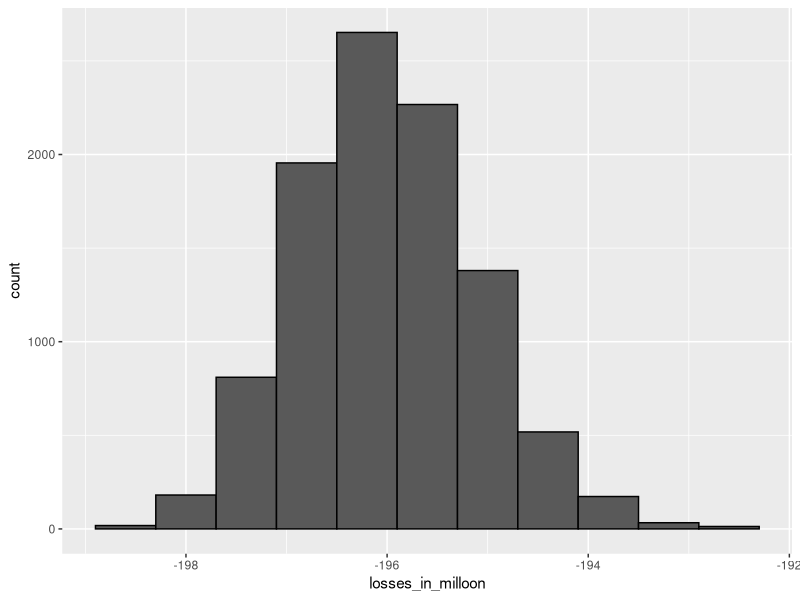

The R script that drew this image:
#Interest rate sampling model, Bank income with 0% Interest Rate
n <- 1000
loss_per_foreclosure <- -200000
p<-0.02

defaults <- sample(c(0,1),n,prob = c(p,1-p), replace = TRUE)
sum(defaults*loss_per_foreclosure)

#Bank income with 0% Interest Rate Monto Carlo simulation

B<- 10000

losses <- replicate(B, {
  defaults <- sample(c(0,1),n,prob = c(p,1-p), replace = TRUE)
  sum(defaults*loss_per_foreclosure)
  })
mean(losses)

#Plotting expected losses based on Monto Carlo Simulation
library(tidyverse)
data.frame(losses_in_milloon=losses/10^6)%>%
  ggplot(aes(losses_in_milloon))+
  geom_histogram(color="black", binwidth=0.6)


#Expected value and standard error of the sum of 1,000 loans
mu<- n*((p*loss_per_foreclosure)+((1-p)*0))
mu
#Standard error
sigma <- sqrt(n)*abs(loss_per_foreclosure)*sqrt(p*(1-p))
sigma

#Calculating interest rates for expected value of 0

x <- -loss_per_foreclosure*p/(1-p)
x

#On the Loan of 180,000 Interest rate will be

x/180000


#Calculating interest rate for 1% probability of losing money

l <- loss_per_foreclosure
z <- qnorm(0.01)

x <- -l *(((n*p)-z*sqrt(n*p*(1-p)))/((n*(1-p))+z*sqrt(n*p*(1-p))))
x/180000# interest rate

loss_per_foreclosure*p+(x*(1-p)) # expected value of the profit per loan

n*(loss_per_foreclosure*p+(x*(1-p))) # Total Expected Profit for 1000 Loans

#Monte Carlo simulation for 1% probability of losing money

B<-10000

profit <- replicate(B,{
  draws <- sample(c(x,loss_per_foreclosure),n,prob = c(1-p,p), replace = TRUE )
  sum(draws)
})
mean(profit) # Profit for 1000 Loans
mean(profit<0) # Approximate loss Percentage of loans


#Expected value with higher default rate and interest rate

r <- 0.05
x <- r*180000
p<-0.04
loss_per_foreclosure<--200000
loss_per_foreclosure*p + x*(1-p)

#Calculating number of loans for desired probability of losing money

z <- qnorm(0.01)
l <- loss_per_foreclosure
n <- ceiling((z^2*(x-l)^2*p*(1-p))/(l*p + x*(1-p))^2)
n    # number of loans required
n*(loss_per_foreclosure*p + x * (1-p))    # expected profit over n loans


#Monte Carlo simulation with known default probability
B<-10000
p <-0.04
x <- 0.05*180000

profit <- replicate(B,{
  draws <- sample(c(x,loss_per_foreclosure),n, prob = c(1-p,p), replace = TRUE)
  sum(draws)
})
mean(profit)


#Monte Carlo simulation with unknown default probability

p <- 0.04
x <- 0.05*180000
profit <- replicate(B, {
  new_p <- 0.04 + sample(seq(-0.01,0.01, length=100), 1)
  draws <- sample(c(x,loss_per_foreclosure),n, prob = c(1-new_p,new_p), replace=TRUE)
  sum(draws)
  })
mean(profit)# expected profit
mean(profit<0)#probability of losing money
mean(profit< -10000000)#Probability of lossing 10 Milillion or more
